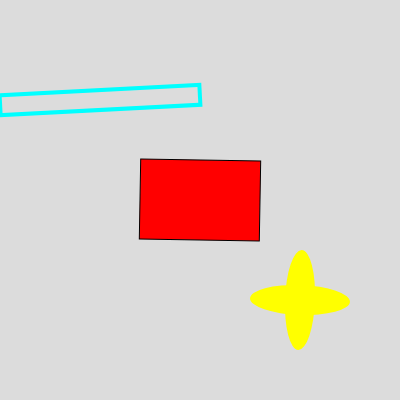
Frame 1 (no input)
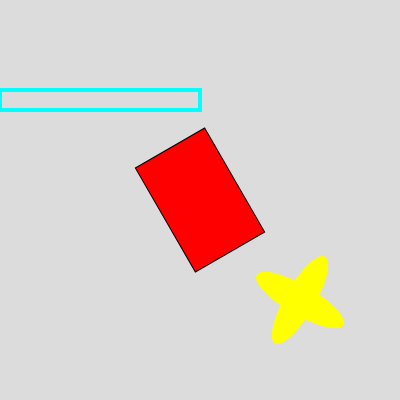
Frame 60 (no input)
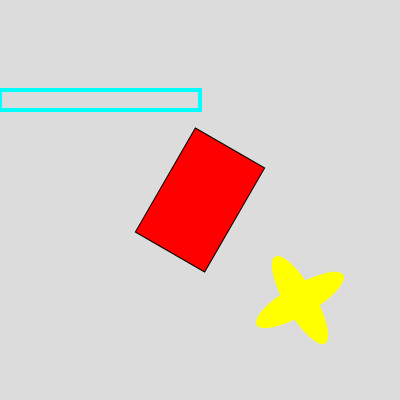
Frame 120 (the mouse pressed at the canvas centre since frame 60)

The p5.js sketch that drew these frames (run headless with seeded random() and noise() and a simulated clock; from frame 60 on, the mouse is pressed at the canvas centre):

// p5.js sketch
// ── sketch.js
let angle = 0;

function setup() {
  createCanvas(400, 400);
  angleMode(DEGREES);
  rectMode(CENTER);
}

function draw() {
  background(220);

  angle += 1;

  // the 1st shape
  push();
  translate(width / 2, height / 2);
  rotate(angle);
  fill(255, 0, 0);
  rect(0, 0, 120, 80);
  pop();

  // 2nd
  push();
  translate(100, 100);
  rotate(angle * -3);
  noFill();
  strokeWeight(4);
  stroke(0, 255, 255);
  rect(0, 0, 200, 20);
  pop();

  // 3rd
  push();
  translate(300, 300);
  rotate(frameCount * 2);
  fill(255, 255, 0);
  noStroke();
  ellipse(0, 0, 30, 100);
  ellipse(0, 0, 100, 30);
  pop();
}
